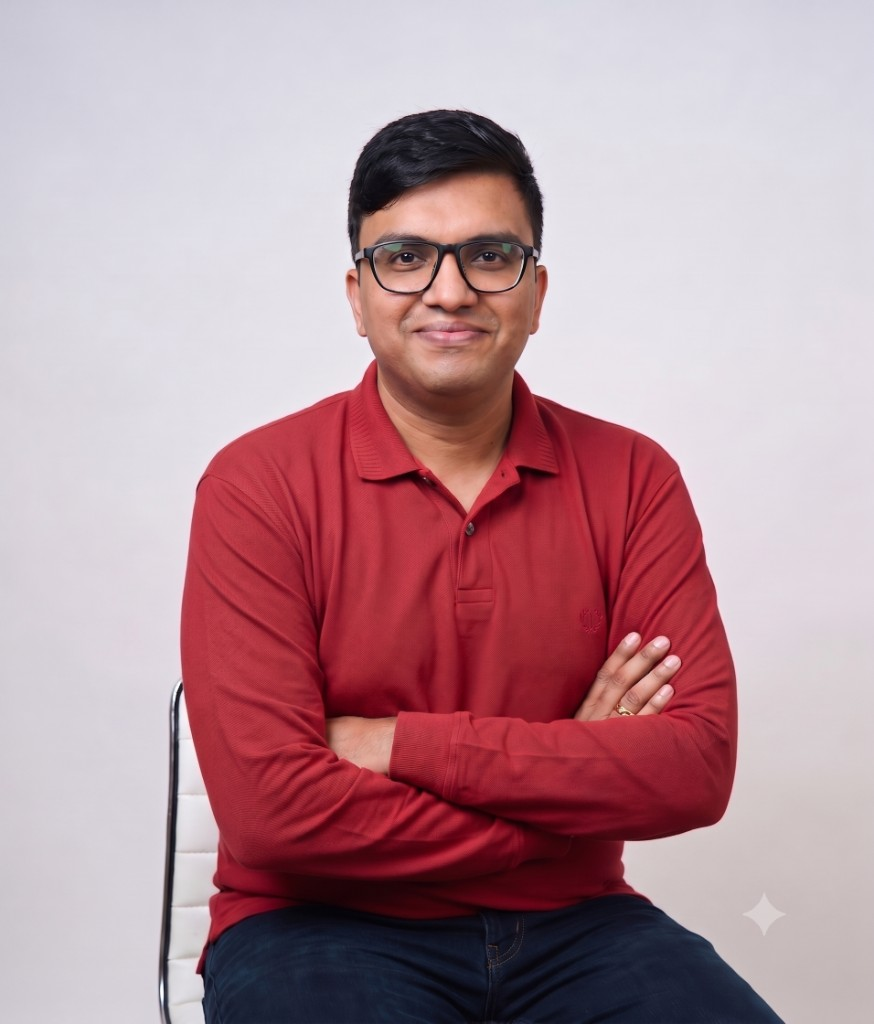
#> input picture assets/images/team/faizan-khan.jpg, 874 x 1024 px
$ python export-linkedin-banner.py
#> lines starting #> are read from the running program, lines starting #| are printed output that depends on the picture
#> in main, `canvas = Image.new("RGB", (W, H), "#ffffff")`: canvas: PIL image 1584x396 RGB; every value is 255
"""Export LinkedIn profile banner at official 1584x396 px."""
from __future__ import annotations

from pathlib import Path

from PIL import Image, ImageDraw, ImageEnhance, ImageFont, ImageOps

ROOT = Path(__file__).resolve().parents[1]
PHOTO = ROOT / "assets" / "images" / "team" / "faizan-khan.jpg"
OUT = ROOT / "assets" / "marketing" / "linkedin-banner-founder.png"

W, H = 1584, 396
LEFT_W = int(W * 0.48)


def load_font(size: int, bold: bool = False) -> ImageFont.FreeTypeFont | ImageFont.ImageFont:
    candidates = [
        Path(r"C:\Windows\Fonts\segoeuib.ttf") if bold else Path(r"C:\Windows\Fonts\segoeui.ttf"),
        Path(r"C:\Windows\Fonts\arialbd.ttf") if bold else Path(r"C:\Windows\Fonts\arial.ttf"),
    ]
    for path in candidates:
        if path.exists():
            return ImageFont.truetype(str(path), size=size)
    return ImageFont.load_default()


def draw_gradient_text(draw: ImageDraw.ImageDraw, xy: tuple[int, int], text: str, font: ImageFont.ImageFont) -> None:
    x, y = xy
    start = (99, 102, 241)
    end = (236, 72, 153)
    for i, ch in enumerate(text):
        t = i / max(len(text) - 1, 1)
        color = tuple(int(start[j] + (end[j] - start[j]) * t) for j in range(3))
        draw.text((x, y), ch, font=font, fill=color)
        x += draw.textlength(ch, font=font)


def build_photo_panel() -> Image.Image:
    """Full-opacity grayscale portrait for the left panel."""
    photo = Image.open(PHOTO).convert("RGB")
#> photo is the input picture: PIL image 874x1024 RGB; mean R, G, B 181.4, 145.8, 154
    photo = ImageOps.fit(photo, (LEFT_W, H), method=Image.Resampling.LANCZOS, centering=(0.62, 0.16))
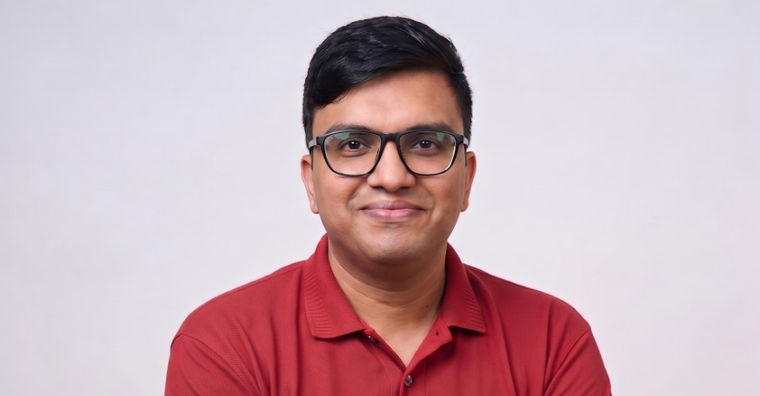
#> photo: PIL image 760x396 RGB; mean R, G, B 203.4, 176.9, 183.1
    photo = ImageEnhance.Contrast(ImageOps.grayscale(photo).convert("RGB")).enhance(1.08)
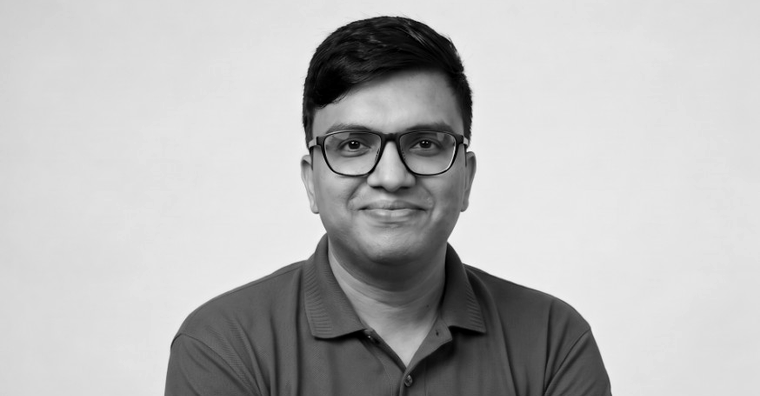
#> photo: PIL image 760x396 RGB; min 0, max 248, mean 185.1

    panel = Image.new("RGB", (LEFT_W, H), "#d4d4d4")
#> panel: PIL image 760x396 RGB; every value is 212
    panel.paste(photo, (0, 0))

    fade = Image.new("L", (LEFT_W, H), 0)
#> fade: PIL image 760x396 L; every value is 0
    fade_draw = ImageDraw.Draw(fade)
    fade_start = int(LEFT_W * 0.78)
    for x in range(LEFT_W):
        if x < fade_start:
            alpha = 0
        else:
            alpha = int(255 * ((x - fade_start) / max(LEFT_W - fade_start, 1)))
        fade_draw.line([(x, 0), (x, H)], fill=alpha)

    white_blend = Image.new("RGB", (LEFT_W, H), "#ffffff")
#> white_blend: PIL image 760x396 RGB; every value is 255
    panel = Image.composite(white_blend, panel, fade)
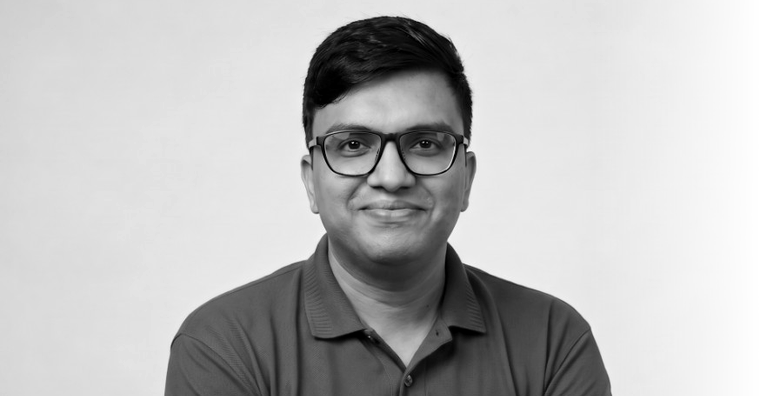
#> panel: PIL image 760x396 RGB; min 0, max 255, mean 188.4
    return panel


def main() -> None:
    canvas = Image.new("RGB", (W, H), "#ffffff")
    canvas.paste(build_photo_panel(), (0, 0))
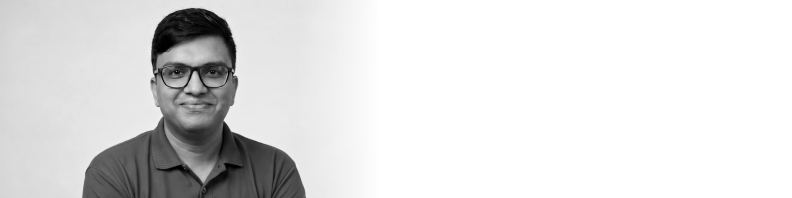
#> canvas: PIL image 1584x396 RGB (shown at 1/2 size); min 0, max 255, mean 223

    draw = ImageDraw.Draw(canvas)

    # Right-edge accent stripe.
    stripe = Image.new("RGB", (6, H))
    stripe_draw = ImageDraw.Draw(stripe)
    for y in range(H):
        t = y / max(H - 1, 1)
        color = (
            int(99 + (236 - 99) * t),
            int(102 + (72 - 102) * t),
            int(241 + (153 - 241) * t),
        )
        stripe_draw.line([(0, y), (6, y)], fill=color)
    canvas.paste(stripe, (W - 6, 0))

    # Text block — name as primary headline (no "Our Founder" / "Meet Our Founder").
    x = LEFT_W + 48
    y = 110

    title_font = load_font(48, bold=True)
    draw_gradient_text(draw, (x, y), "Faizan Khan", title_font)
    y += 62

    sub_font = load_font(22, bold=False)
    draw.text((x, y), "Founder & CEO, AppsDeddy", font=sub_font, fill="#475569")
    y += 40

    meta_font = load_font(15, bold=True)
    draw.text((x, y), "Engineering Smart Solutions · Indianapolis, USA", font=meta_font, fill="#64748b")

    OUT.parent.mkdir(parents=True, exist_ok=True)
    canvas.save(OUT, "PNG", optimize=True)
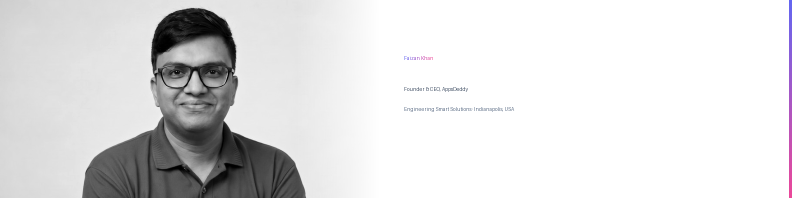
#> saved as linkedin-banner-founder.png: PIL image 1584x396 RGB (shown at 1/2 size); mean R, G, B 222.5, 222.2, 222.6
    print(f"Saved {OUT} ({W}x{H})")


if __name__ == "__main__":
    main()
